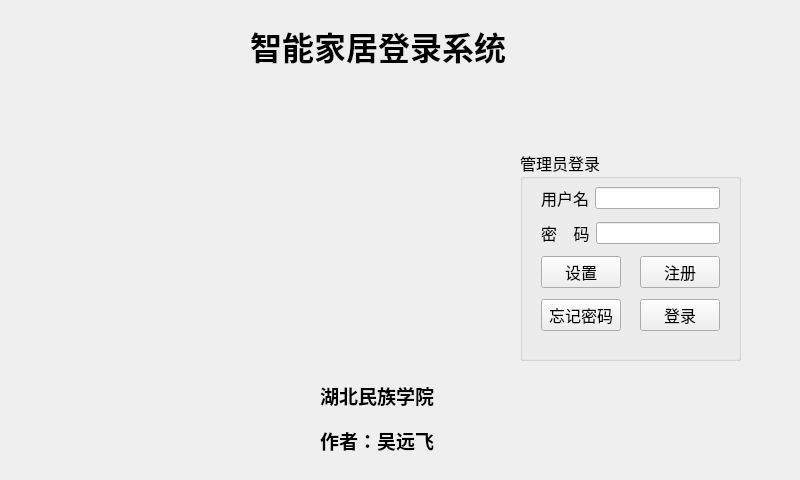
<?xml version="1.0" encoding="UTF-8"?>
<ui version="4.0">
 <class>Widget</class>
 <widget class="QWidget" name="Widget">
  <property name="geometry">
   <rect>
    <x>0</x>
    <y>0</y>
    <width>800</width>
    <height>480</height>
   </rect>
  </property>
  <property name="windowTitle">
   <string>智能家居-使徒行者</string>
  </property>
  <property name="layoutDirection">
   <enum>Qt::LeftToRight</enum>
  </property>
  <property name="autoFillBackground">
   <bool>true</bool>
  </property>
  <property name="styleSheet">
   <string notr="true"/>
  </property>
  <property name="inputMethodHints">
   <set>Qt::ImhNone</set>
  </property>
  <widget class="QLabel" name="TitleLabel">
   <property name="geometry">
    <rect>
     <x>250</x>
     <y>20</y>
     <width>321</width>
     <height>51</height>
    </rect>
   </property>
   <property name="font">
    <font>
     <family>华文行楷</family>
     <pointsize>24</pointsize>
     <weight>75</weight>
     <bold>true</bold>
    </font>
   </property>
   <property name="styleSheet">
    <string notr="true">selection-color: rgb(255, 255, 255);</string>
   </property>
   <property name="text">
    <string>智能家居登录系统</string>
   </property>
  </widget>
  <widget class="QLabel" name="CopyrightLabel">
   <property name="geometry">
    <rect>
     <x>320</x>
     <y>380</y>
     <width>121</width>
     <height>31</height>
    </rect>
   </property>
   <property name="font">
    <font>
     <family>华文行楷</family>
     <pointsize>14</pointsize>
     <weight>75</weight>
     <bold>true</bold>
    </font>
   </property>
   <property name="styleSheet">
    <string notr="true">selection-color: rgb(255, 255, 255);</string>
   </property>
   <property name="text">
    <string>湖北民族学院</string>
   </property>
  </widget>
  <widget class="QGroupBox" name="groupBox">
   <property name="geometry">
    <rect>
     <x>520</x>
     <y>150</y>
     <width>221</width>
     <height>211</height>
    </rect>
   </property>
   <property name="font">
    <font>
     <family>华文楷体</family>
     <pointsize>12</pointsize>
    </font>
   </property>
   <property name="title">
    <string>管理员登录</string>
   </property>
  </widget>
  <widget class="QLabel" name="ProLabel">
   <property name="geometry">
    <rect>
     <x>320</x>
     <y>430</y>
     <width>121</width>
     <height>21</height>
    </rect>
   </property>
   <property name="font">
    <font>
     <family>华文行楷</family>
     <pointsize>14</pointsize>
     <weight>75</weight>
     <bold>true</bold>
    </font>
   </property>
   <property name="text">
    <string>作者：吴远飞</string>
   </property>
  </widget>
  <widget class="QWidget" name="layoutWidget">
   <property name="geometry">
    <rect>
     <x>530</x>
     <y>170</y>
     <width>201</width>
     <height>181</height>
    </rect>
   </property>
   <layout class="QVBoxLayout" name="verticalLayout">
    <item>
     <layout class="QHBoxLayout" name="horizontalLayout_3">
      <item>
       <widget class="QLabel" name="UserNameLabel">
        <property name="font">
         <font>
          <family>华文楷体</family>
          <pointsize>12</pointsize>
         </font>
        </property>
        <property name="styleSheet">
         <string notr="true">selection-color: rgb(255, 255, 255);</string>
        </property>
        <property name="text">
         <string>用户名</string>
        </property>
       </widget>
      </item>
      <item>
       <widget class="QLineEdit" name="UserNameLineEdit"/>
      </item>
     </layout>
    </item>
    <item>
     <layout class="QHBoxLayout" name="horizontalLayout_4">
      <item>
       <widget class="QLabel" name="PasswdLabel">
        <property name="font">
         <font>
          <family>华文楷体</family>
          <pointsize>12</pointsize>
         </font>
        </property>
        <property name="styleSheet">
         <string notr="true">selection-color: rgb(255, 255, 255);</string>
        </property>
        <property name="text">
         <string>密    码</string>
        </property>
       </widget>
      </item>
      <item>
       <widget class="QLineEdit" name="PasswdLineEdit"/>
      </item>
     </layout>
    </item>
    <item>
     <layout class="QHBoxLayout" name="horizontalLayout_2">
      <item>
       <widget class="QPushButton" name="SettingPushButton">
        <property name="font">
         <font>
          <family>华文楷体</family>
          <pointsize>12</pointsize>
          <weight>50</weight>
          <bold>false</bold>
         </font>
        </property>
        <property name="styleSheet">
         <string notr="true"/>
        </property>
        <property name="text">
         <string>设置</string>
        </property>
       </widget>
      </item>
      <item>
       <spacer name="horizontalSpacer">
        <property name="orientation">
         <enum>Qt::Horizontal</enum>
        </property>
        <property name="sizeHint" stdset="0">
         <size>
          <width>40</width>
          <height>20</height>
         </size>
        </property>
       </spacer>
      </item>
      <item>
       <widget class="QPushButton" name="RegisterPushButton">
        <property name="font">
         <font>
          <family>华文楷体</family>
          <pointsize>12</pointsize>
         </font>
        </property>
        <property name="styleSheet">
         <string notr="true">selection-color: rgb(255, 255, 255);</string>
        </property>
        <property name="text">
         <string>注册</string>
        </property>
       </widget>
      </item>
     </layout>
    </item>
    <item>
     <layout class="QHBoxLayout" name="horizontalLayout">
      <item>
       <widget class="QPushButton" name="ForgetPushButton">
        <property name="font">
         <font>
          <family>华文楷体</family>
          <pointsize>12</pointsize>
         </font>
        </property>
        <property name="text">
         <string>忘记密码</string>
        </property>
       </widget>
      </item>
      <item>
       <spacer name="horizontalSpacer_2">
        <property name="orientation">
         <enum>Qt::Horizontal</enum>
        </property>
        <property name="sizeHint" stdset="0">
         <size>
          <width>40</width>
          <height>20</height>
         </size>
        </property>
       </spacer>
      </item>
      <item>
       <widget class="QPushButton" name="LoginPushButton">
        <property name="font">
         <font>
          <family>华文楷体</family>
          <pointsize>12</pointsize>
         </font>
        </property>
        <property name="styleSheet">
         <string notr="true">selection-color: rgb(255, 255, 255);</string>
        </property>
        <property name="text">
         <string>登录</string>
        </property>
       </widget>
      </item>
     </layout>
    </item>
   </layout>
  </widget>
 </widget>
 <layoutdefault spacing="6" margin="11"/>
 <resources/>
 <connections/>
</ui>
